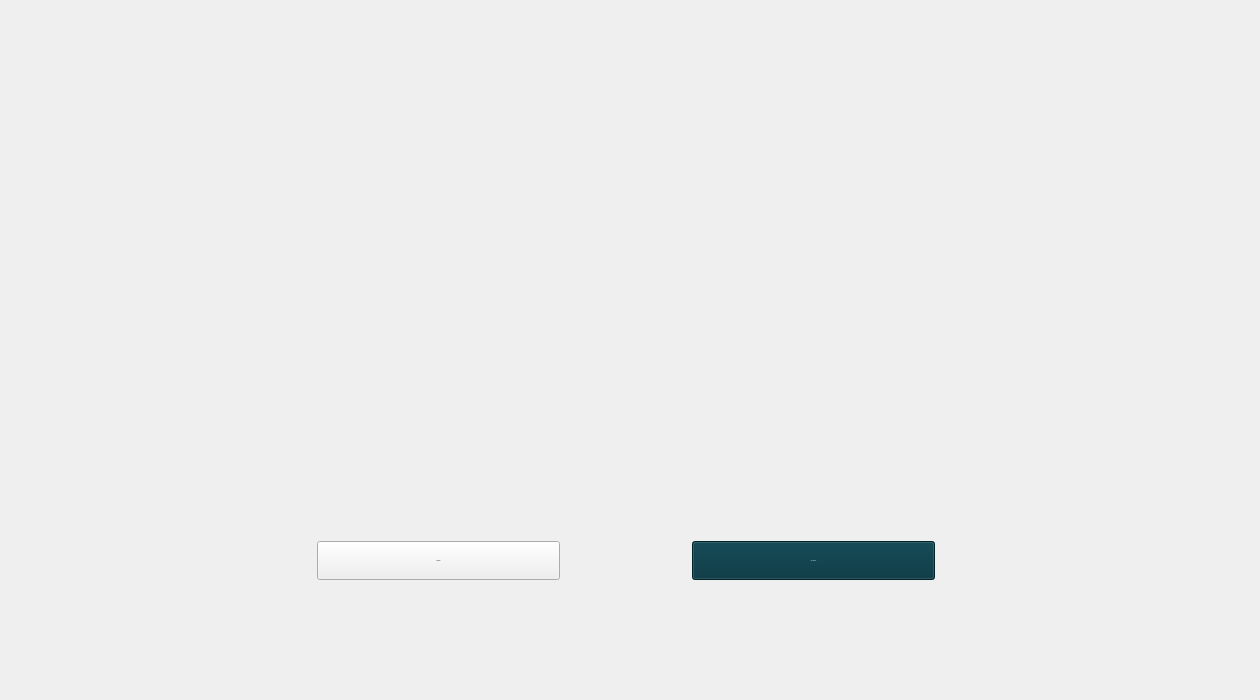
<?xml version="1.0" encoding="UTF-8"?>
<ui version="4.0">
 <class>LandingPage</class>
 <widget class="QWidget" name="LandingPage">
  <property name="geometry">
   <rect>
    <x>0</x>
    <y>0</y>
    <width>1260</width>
    <height>700</height>
   </rect>
  </property>
  <property name="windowTitle">
   <string>Form</string>
  </property>
  <property name="styleSheet">
   <string notr="true">QPushButton {
    background-color: white; 
    color: #00313c;
    border: none;
    padding-top: 11px;           /* Add vertical padding */
    padding-bottom: 8px;        /* Match top */
    padding-left: 16px;
    padding-right: 16px;
    font-size: 17px;      
    text-align: center;
    border-radius: 16px;
    min-width: 100px;
    min-height: 20px;

}

QPushButton:hover {
    background-color: rgb(232, 232, 232);
}

QPushButton:pressed {
    background-color: #4aac4e;
    color: white;
}

QPushButton#resumeBtn {
                background-color: white;
                color: #00313c;
            }
QPushButton#resumeBtn:hover {
                background-color: #007681;
			  color: white;
            }

    QLineEdit {
        border-radius: 10px;    
        padding: 5px;           
    }

myLineEdit-&gt;setFixedSize(200, 30)</string>
  </property>
  <widget class="QLabel" name="label">
   <property name="geometry">
    <rect>
     <x>0</x>
     <y>0</y>
     <width>1260</width>
     <height>700</height>
    </rect>
   </property>
   <property name="sizePolicy">
    <sizepolicy hsizetype="Fixed" vsizetype="Fixed">
     <horstretch>0</horstretch>
     <verstretch>0</verstretch>
    </sizepolicy>
   </property>
   <property name="text">
    <string/>
   </property>
   <property name="pixmap">
    <pixmap>../images/BEST_landing_abstract.png</pixmap>
   </property>
   <property name="scaledContents">
    <bool>true</bool>
   </property>
  </widget>
  <widget class="QPushButton" name="resumeBtn">
   <property name="geometry">
    <rect>
     <x>317</x>
     <y>541</y>
     <width>243</width>
     <height>39</height>
    </rect>
   </property>
   <property name="minimumSize">
    <size>
     <width>243</width>
     <height>39</height>
    </size>
   </property>
   <property name="maximumSize">
    <size>
     <width>243</width>
     <height>39</height>
    </size>
   </property>
   <property name="font">
    <font>
     <family>ITC Franklin Gothic LT Pro</family>
     <pointsize>-1</pointsize>
    </font>
   </property>
   <property name="styleSheet">
    <string notr="true"/>
   </property>
   <property name="text">
    <string>Resume</string>
   </property>
  </widget>
  <widget class="QPushButton" name="get_started">
   <property name="geometry">
    <rect>
     <x>692</x>
     <y>541</y>
     <width>243</width>
     <height>39</height>
    </rect>
   </property>
   <property name="sizePolicy">
    <sizepolicy hsizetype="Fixed" vsizetype="Fixed">
     <horstretch>0</horstretch>
     <verstretch>0</verstretch>
    </sizepolicy>
   </property>
   <property name="minimumSize">
    <size>
     <width>132</width>
     <height>39</height>
    </size>
   </property>
   <property name="maximumSize">
    <size>
     <width>243</width>
     <height>39</height>
    </size>
   </property>
   <property name="font">
    <font>
     <family>ITC Franklin Gothic LT Pro</family>
     <pointsize>-1</pointsize>
    </font>
   </property>
   <property name="styleSheet">
    <string notr="true">QPushButton {
        background-color: #00313c;  /* Dark Blue */
        color: white
    }

    QPushButton:hover {
        background-color: #45a049;
    }

    QPushButton:pressed {
        background-color: #3e8e41;
    }
</string>
   </property>
   <property name="text">
    <string>Get Started</string>
   </property>
  </widget>
 </widget>
 <resources/>
 <connections/>
</ui>
